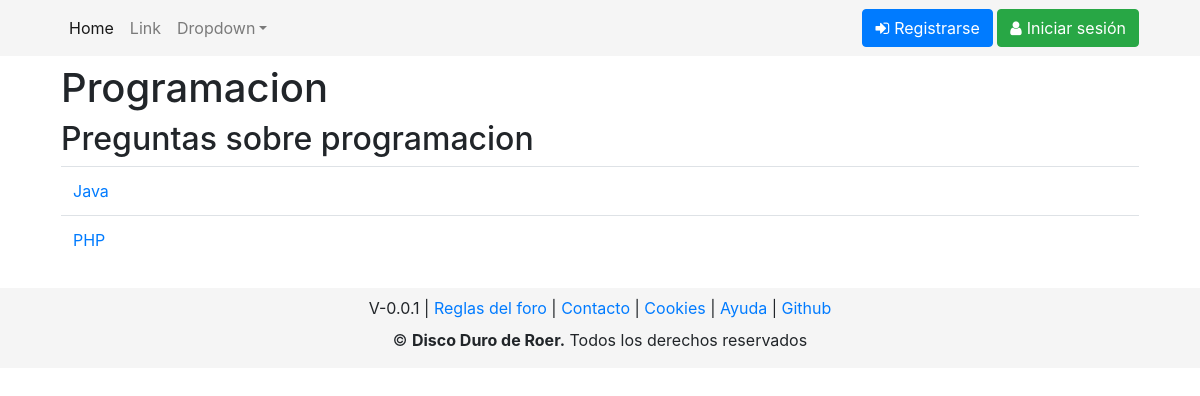
The page / on the database its author committed.
### tables this page shows
CREATE TABLE `categories` (
  `id` int(11) NOT NULL,
  `name` varchar(80) NOT NULL,
  `description` varchar(300) NOT NULL,
  `parent_cat` int(11) NOT NULL,
  `icon` varchar(30) NOT NULL,
  `num_topics` int(11) NOT NULL
);

### app/controllers/CategoryController.php (called while the page is built)
<?php
class CategoryController extends Controller
{
    private $model;
    function __construct()
    {
        $this->model = $this->model("Category");
    }
    function display($id_cat_parent=null)
    {
        $data = $this->model->getCategories($id_cat_parent);
        $this->view("CategoryView", $data);
    }
}

### app/libs/Control.php (called while the page is built, shortened)
<?php
class Control{
    protected $method="display";
    function __construct()
    {
        $url = "";
        $this->controller = new $this->controller;
        $this->params = $url ? array_values($url): [];
        call_user_func_array(
            [$this->controller, $this->method], $this->params
        );
    }
}
?>

### public/index.php (called while the page is built, shortened)
<?php
    $control = new Control();
?>

### app/libs/Session.php (called while the page is built, shortened)
<?php
class Session
{
    function getAttribute($attribute)
    {
        return null;
    }
}

### app/libs/MySQLDB.php (called while the page is built, shortened)
<?php
class MySQLDB {
    private $host = "localhost";
    private $usuario = "root";
    private $pass = "";
    private $db = "foroddr";
    private $connection;
    function __construct()
    {
        $this->connection = mysqli_connect(
            $this->host,
            $this->usuario,
            $this->pass,
            $this->db
        );
        $this->connection->set_charset("utf8");
    }
    function getData($sql){
        $data = array();
        $result = mysqli_query($this->connection, $sql);
        if(mysqli_num_rows($result) > 0){
            while($row = mysqli_fetch_assoc($result)){
                array_push($data, $row);
            }
        }
        return $data;
    }
}
?>

### app/models/Category.php (called while the page is built, shortened)
<?php
class Category {
    function getCategories($id_parent = null){
        $sql = "SELECT * ";
        $sql .= "FROM categories ";
        $db = new MySQLDB();
        $datadb = $db->getData($sql);
        $data = array();
        $data['categories'] = array();
        if(isset($id_parent)){
            foreach ($datadb  as $key => $value) {
                if($value['id'] === $id_parent){
                    array_push($data['categories'], $value);
                }
            }
        }else{
            foreach ($datadb  as $key => $value) {
                if($value['id'] === $value['parent_cat']){
                    array_push($data['categories'], $value);
                }
            }
        }
        foreach ($data['categories'] as $key => $value) {
            $id_parent_child = $value['id'];
            $child = array_filter($datadb, function($element) use ($id_parent_child){
                return $element['parent_cat'] === $id_parent_child
                        && $element['id'] != $element['parent_cat'];
            });
            $data['categories'][$key]['child'] = $child;
        }
        return $data;
    }
}

### app/views/CategoryView.php (the view, shortened to what this page needs)
<?php
include_once 'header.php';
?>
<div class="row">
    <div class="col-12">
        <?php
        foreach ($data['categories'] as $key => $value) {
            ?>
            <div class="row">
                <div class="col-12">
                    <div class="row">
                        <div class="col-12">
                            <h1><?php echo $value['name']; ?></h1>
                        </div>
                    </div>
                    <div class="row">
                        <div class="col-9">
                            <h2><?php echo $value['description']; ?></h2>
                        </div>
                    </div>
                </div>
            </div>
            <?php
                if (count($value['child']) === 0) {
                    ?>
                <div class="row">
                    <div class="col-12">
                        <p>No hay topics ni categorias hijas.</p>
                    </div>
                </div>
            <?php
                } else {
                    ?>
                <div class="row">
                    <div class="col-12">
                        <table class="table">
                            <tbody>
                                <?php
                                        foreach ($value['child'] as $key_child => $child) {
                                            echo "<tr>";
                                            ?>
                                    <td>
                                        <?php
                                                    if ($child['num_topics'] == 0) {
                                                        ?>
                                            <a href="index.php?url=CategoryController/display/<?php echo $child['id'] ?>">
                                                <?php echo $child['name'] ?>
                                            </a>
                                        <?php
                                                    } else {
                                                        ?>
                                            <a href="index.php?url=TopicController/display/<?php echo $child['id'] ?>">
                                                <?php echo $child['name'] ?>
                                            </a>
                                        <?php
                                                    }
                                                    ?>
                                    </td>
                            <?php
                                        echo "</tr>";
                                    }
                                }
                                ?>
                            </tbody>
                        </table>
                    </div>
                </div>
            <?php
            }
            ?>
    </div>
</div>
<?php
include_once 'footer.php';
?>

### public/css/styles.css (style rules this page uses)
html, body { height: 100%; }
html body { overflow-x: hidden; }

### rows shown on the page
categories: name "Programacion", description "Preguntas sobre programacion"
categories: name "Java"
categories: name "PHP"
